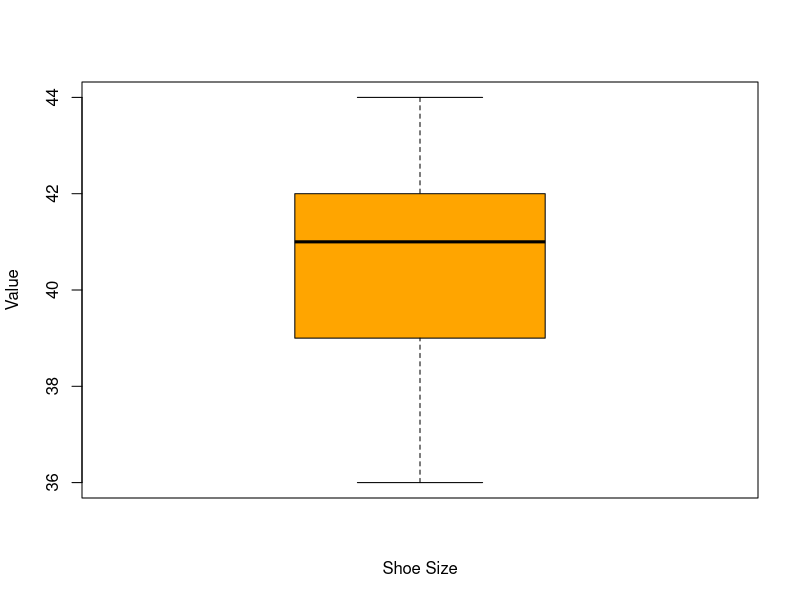
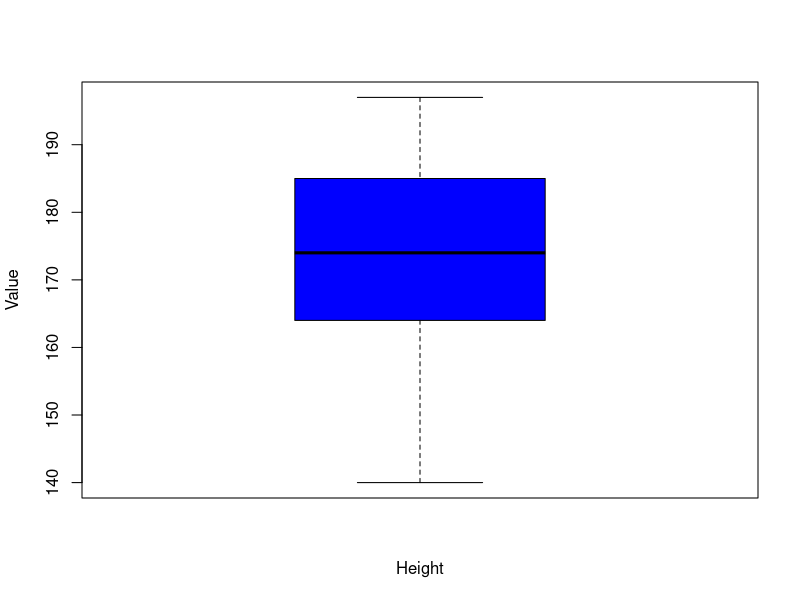
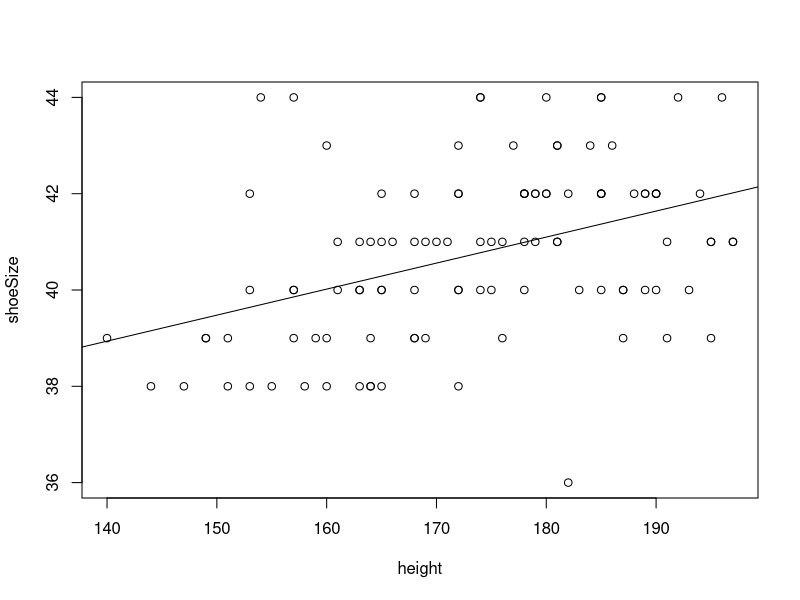
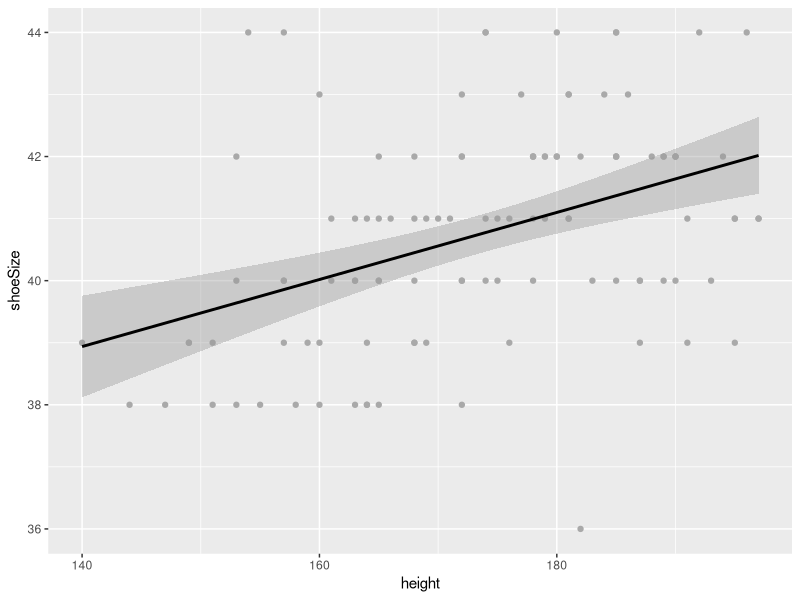

Generate these figures, in order, with R:
## load package ggplot2
library("ggplot2")

## load the data
dat = read.csv("height.csv")

weight = dat$Weight
height = dat$Height
shoeSize = dat$ShoeSize

## Boxplot
boxplot(shoeSize,
        col = "orange",
        ylab= "Value",
        xlab= "Shoe Size"
        )

boxplot(height,
        col = "blue",
        ylab= "Value",
        xlab= "Height"
        )


## Scatter plot and line of best fit
plot(height, shoeSize)
abline(lm(shoeSize ~ height))


## Scatter plot and line of best fit
ggplot(data = dat,
       aes(x= height,
           y=shoeSize,
       )
)  +
  # Scatter plot
  geom_point(color = "darkgrey") +
  # Fitted line (linear):
  # The gray area along the line is the confidence interval.
  # If gray area is irrelevant, it may be removed with the 
  # extra argument se=FALSE
  geom_smooth(method="lm",
              col="black",
              #se=FALSE
  )


##  Shapiro-Wilk normality test for the first group
shapiro.test(shoeSize)

##  Shapiro-Wilk normality test for the second group
shapiro.test(height)

## Fisher's F test to compare the two variances
var.test(shoeSize, height)

## Pearson Correlation
#cor.test(height, shoeSize, method="pearson")

## Spearman Correlation
#cor.test(height, shoeSize, method="spearman")